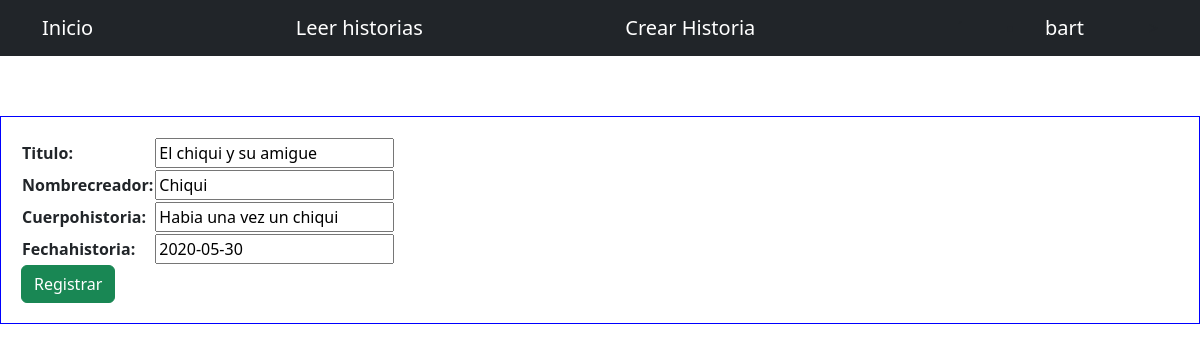
The page /WebBlog/update_historia/1 (signed in) on the database its author committed.
### WebBlog/models.py (models this page shows, shortened)
class subirHistoria(models.Model):
    titulo = models.CharField(max_length=40)
    nombreCreador = models.CharField(max_length=40)
    cuerpoHistoria = models.CharField(max_length=9999)
    fechaHistoria = models.DateField()

### WebBlog/views.py (the view)
# urls.py: path('update_historia/<historia_idDB>', update_historia),
def update_historia(request, historia_idDB):
    historia = subirHistoria.objects.get(id = historia_idDB)
    if request.method == "POST":
        formulario =form_historias(request.POST) #get form_familiares from forms.py
        if formulario.is_valid():
            informacion = formulario.cleaned_data
            historia.titulo = informacion["titulo"]
            historia.nombreCreador = informacion["nombreCreador"]
            historia.cuerpoHistoria = informacion["cuerpoHistoria"]
            historia.fechaHistoria = informacion["fechaHistoria"]
            historia.save()
            historias = subirHistoria.objects.all()
            return render(request, "historiasCRUD/read_historias.html", {'historias': historias})
    else:
        formulario = form_historias(initial={"titulo": historia.titulo,"nombreCreador": historia.nombreCreador,"cuerpoHistoria": historia.cuerpoHistoria,"fechaHistoria": historia.fechaHistoria})
    return render(request, "historiasCRUD/update_historia.html", {"formulario": formulario})

### WebBlog/forms.py
class form_historias(forms.Form):
    titulo = forms.CharField(max_length=40)
    nombreCreador = forms.CharField(max_length=40)
    cuerpoHistoria = forms.CharField(max_length=9999)
    fechaHistoria = forms.DateField()

### WebBlog/templates/historiasCRUD/update_historia.html
{% extends "homeWeb.html" %}
{% load static%}
{%block contenido %}
<link rel="stylesheet" href="{%static '/css/bootstrap.min.css'%}">
<link rel="stylesheet" href="{%static '/css/miestilo.css'%}">
<form method="POST"> {% csrf_token %}
    <table>
        {{formulario.as_table}}
    </table>
    <button type="submit" class="btn btn-success">Registrar</button>
</form>
{%endblock%}

### WebBlog/templates/homeWeb.html (shortened to what this page needs)
<!DOCTYPE html>
<html lang="en">
<head>
    {% load static %}
    <link rel="stylesheet" href="{%static '/css/bootstrap.min.css'%}">
    <link rel="stylesheet" href="{%static '/css/miestilo.css'%}">
</head>
<body>
    <nav class="navbar navbar-dark bg-dark static-top">
        <div class="container">
            <a class="navbar-brand" href="/WebBlog/homeWeb">Inicio</a>
            <a class="navbar-brand" href="/WebBlog/read_historias">Leer historias</a>
            <a class="navbar-brand" href="/WebBlog/crear_historia">Crear Historia</a>
            <a class="navbar-brand" style="position: absolute; right: 100px" href="/WebBlog/perfil">{{user.username}}</a>´
            <li class="nav-item" style="position: absolute; right: 170px">
                <img src="{{avatar}}" width="30px"> </li>>
        </div>
        </nav>
        <div class="contenido">
            {%block contenido %}{%endblock%}
        </div>
    </body>
    </html>

### WebBlog/static/css/miestilo.css (style rules this page uses)
.contenido { position: relative; top: 60px; border: 1px solid blue; justify-content: center; gap: 10px; padding: 20px; }

### rows shown on the page
subirHistoria: titulo "El chiqui y su amigue", nombreCreador "Chiqui", cuerpoHistoria "Habia una vez un chiqui", fechaHistoria "2020-05-30"

### other values the page prints
{{ user.username }} "bart"
